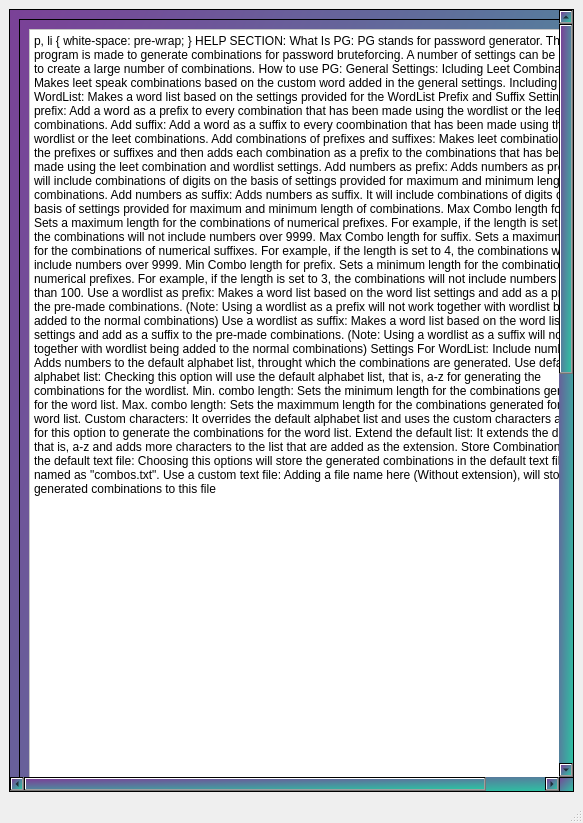
<?xml version="1.0" encoding="UTF-8"?>
<ui version="4.0">
 <class>MainWindow</class>
 <widget class="QMainWindow" name="MainWindow">
  <property name="geometry">
   <rect>
    <x>0</x>
    <y>0</y>
    <width>583</width>
    <height>823</height>
   </rect>
  </property>
  <property name="windowTitle">
   <string>MainWindow</string>
  </property>
  <widget class="QWidget" name="centralwidget">
   <layout class="QVBoxLayout" name="verticalLayout">
    <item>
     <widget class="QScrollArea" name="scrollArea">
      <property name="styleSheet">
       <string notr="true">background: qlineargradient(spread:pad, x1:0, y1:0, x2:1, y2:1, stop:0 rgba(122, 65, 151, 255), stop:1 rgba(45, 194, 163, 255))</string>
      </property>
      <property name="widgetResizable">
       <bool>true</bool>
      </property>
      <widget class="QWidget" name="scrollAreaWidgetContents">
       <property name="geometry">
        <rect>
         <x>-58</x>
         <y>-843</y>
         <width>618</width>
         <height>1618</height>
        </rect>
       </property>
       <layout class="QVBoxLayout" name="verticalLayout_2">
        <item>
         <widget class="QFrame" name="frame">
          <property name="minimumSize">
           <size>
            <width>600</width>
            <height>1600</height>
           </size>
          </property>
          <property name="frameShape">
           <enum>QFrame::StyledPanel</enum>
          </property>
          <property name="frameShadow">
           <enum>QFrame::Raised</enum>
          </property>
          <layout class="QVBoxLayout" name="verticalLayout_3">
           <item>
            <widget class="QTextBrowser" name="textBrowser">
             <property name="styleSheet">
              <string notr="true">background: rgb(255, 255, 255)</string>
             </property>
             <property name="html">
              <string>&lt;!DOCTYPE HTML PUBLIC &quot;-//W3C//DTD HTML 4.0//EN&quot; &quot;http://www.w3.org/TR/REC-html40/strict.dtd&quot;&gt;
&lt;html&gt;&lt;head&gt;&lt;meta name=&quot;qrichtext&quot; content=&quot;1&quot; /&gt;&lt;style type=&quot;text/css&quot;&gt;
p, li { white-space: pre-wrap; }
&lt;/style&gt;&lt;/head&gt;&lt;body style=&quot; font-family:'MS Shell Dlg 2'; font-size:8.25pt; font-weight:400; font-style:normal;&quot;&gt;
&lt;p style=&quot; margin-top:0px; margin-bottom:0px; margin-left:0px; margin-right:0px; -qt-block-indent:0; text-indent:0px;&quot;&gt;&lt;span style=&quot; font-size:18pt; font-weight:600; text-decoration: underline;&quot;&gt;HELP SECTION:&lt;/span&gt;&lt;/p&gt;
&lt;p style=&quot;-qt-paragraph-type:empty; margin-top:0px; margin-bottom:0px; margin-left:0px; margin-right:0px; -qt-block-indent:0; text-indent:0px; font-size:14pt; font-weight:600;&quot;&gt;&lt;br /&gt;&lt;/p&gt;
&lt;p style=&quot;-qt-paragraph-type:empty; margin-top:0px; margin-bottom:0px; margin-left:0px; margin-right:0px; -qt-block-indent:0; text-indent:0px; font-size:14pt; font-weight:600;&quot;&gt;&lt;br /&gt;&lt;/p&gt;
&lt;p style=&quot; margin-top:0px; margin-bottom:0px; margin-left:0px; margin-right:0px; -qt-block-indent:0; text-indent:0px;&quot;&gt;&lt;span style=&quot; font-size:14pt; font-weight:600;&quot;&gt;What Is PG:&lt;/span&gt;&lt;/p&gt;
&lt;p style=&quot;-qt-paragraph-type:empty; margin-top:0px; margin-bottom:0px; margin-left:0px; margin-right:0px; -qt-block-indent:0; text-indent:0px; font-size:14pt; font-weight:600;&quot;&gt;&lt;br /&gt;&lt;/p&gt;
&lt;p style=&quot; margin-top:0px; margin-bottom:0px; margin-left:0px; margin-right:0px; -qt-block-indent:0; text-indent:0px;&quot;&gt;&lt;span style=&quot; font-size:12pt;&quot;&gt;PG stands for password generator. This program is made to generate combinations for password bruteforcing. A number of settings can be applied to create a large number of combinations.&lt;/span&gt;&lt;/p&gt;
&lt;p style=&quot;-qt-paragraph-type:empty; margin-top:0px; margin-bottom:0px; margin-left:0px; margin-right:0px; -qt-block-indent:0; text-indent:0px; font-size:12pt;&quot;&gt;&lt;br /&gt;&lt;/p&gt;
&lt;p style=&quot; margin-top:0px; margin-bottom:0px; margin-left:0px; margin-right:0px; -qt-block-indent:0; text-indent:0px;&quot;&gt;&lt;span style=&quot; font-size:16pt; font-weight:600;&quot;&gt;How to use PG:&lt;/span&gt;&lt;/p&gt;
&lt;p style=&quot;-qt-paragraph-type:empty; margin-top:0px; margin-bottom:0px; margin-left:0px; margin-right:0px; -qt-block-indent:0; text-indent:0px; font-size:16pt; font-weight:600;&quot;&gt;&lt;br /&gt;&lt;/p&gt;
&lt;p style=&quot; margin-top:0px; margin-bottom:0px; margin-left:0px; margin-right:0px; -qt-block-indent:0; text-indent:0px;&quot;&gt;&lt;span style=&quot; font-size:12pt; font-weight:600;&quot;&gt;General Settings:&lt;/span&gt;&lt;/p&gt;
&lt;p style=&quot;-qt-paragraph-type:empty; margin-top:0px; margin-bottom:0px; margin-left:0px; margin-right:0px; -qt-block-indent:0; text-indent:0px; font-size:12pt; font-weight:600;&quot;&gt;&lt;br /&gt;&lt;/p&gt;
&lt;p style=&quot; margin-top:0px; margin-bottom:0px; margin-left:0px; margin-right:0px; -qt-block-indent:0; text-indent:0px;&quot;&gt;&lt;span style=&quot; font-size:12pt;&quot;&gt;Icluding Leet Combinations: Makes leet speak combinations based on the custom word added in the general settings. &lt;/span&gt;&lt;/p&gt;
&lt;p style=&quot;-qt-paragraph-type:empty; margin-top:0px; margin-bottom:0px; margin-left:0px; margin-right:0px; -qt-block-indent:0; text-indent:0px; font-size:12pt;&quot;&gt;&lt;br /&gt;&lt;/p&gt;
&lt;p style=&quot; margin-top:0px; margin-bottom:0px; margin-left:0px; margin-right:0px; -qt-block-indent:0; text-indent:0px;&quot;&gt;&lt;span style=&quot; font-size:12pt;&quot;&gt;Including WordList: Makes a word list based on the settings provided for the WordList&lt;/span&gt;&lt;/p&gt;
&lt;p style=&quot;-qt-paragraph-type:empty; margin-top:0px; margin-bottom:0px; margin-left:0px; margin-right:0px; -qt-block-indent:0; text-indent:0px; font-size:12pt;&quot;&gt;&lt;br /&gt;&lt;/p&gt;
&lt;p style=&quot;-qt-paragraph-type:empty; margin-top:0px; margin-bottom:0px; margin-left:0px; margin-right:0px; -qt-block-indent:0; text-indent:0px; font-size:12pt;&quot;&gt;&lt;br /&gt;&lt;/p&gt;
&lt;p style=&quot;-qt-paragraph-type:empty; margin-top:0px; margin-bottom:0px; margin-left:0px; margin-right:0px; -qt-block-indent:0; text-indent:0px; font-size:12pt;&quot;&gt;&lt;br /&gt;&lt;/p&gt;
&lt;p style=&quot; margin-top:0px; margin-bottom:0px; margin-left:0px; margin-right:0px; -qt-block-indent:0; text-indent:0px;&quot;&gt;&lt;span style=&quot; font-size:12pt; font-weight:600;&quot;&gt;Prefix and Suffix Settings:&lt;/span&gt;&lt;/p&gt;
&lt;p style=&quot;-qt-paragraph-type:empty; margin-top:0px; margin-bottom:0px; margin-left:0px; margin-right:0px; -qt-block-indent:0; text-indent:0px; font-size:12pt; font-weight:600;&quot;&gt;&lt;br /&gt;&lt;/p&gt;
&lt;p style=&quot; margin-top:0px; margin-bottom:0px; margin-left:0px; margin-right:0px; -qt-block-indent:0; text-indent:0px;&quot;&gt;&lt;span style=&quot; font-size:12pt;&quot;&gt;Add prefix: Add a word as a prefix to every combination that has been made using the wordlist or the leet combinations. &lt;/span&gt;&lt;/p&gt;
&lt;p style=&quot;-qt-paragraph-type:empty; margin-top:0px; margin-bottom:0px; margin-left:0px; margin-right:0px; -qt-block-indent:0; text-indent:0px; font-size:12pt;&quot;&gt;&lt;br /&gt;&lt;/p&gt;
&lt;p style=&quot; margin-top:0px; margin-bottom:0px; margin-left:0px; margin-right:0px; -qt-block-indent:0; text-indent:0px;&quot;&gt;&lt;span style=&quot; font-size:12pt;&quot;&gt;Add suffix: Add a word as a suffix to every coombination that has been made using the wordlist or the leet combinations.&lt;/span&gt;&lt;/p&gt;
&lt;p style=&quot;-qt-paragraph-type:empty; margin-top:0px; margin-bottom:0px; margin-left:0px; margin-right:0px; -qt-block-indent:0; text-indent:0px; font-size:12pt;&quot;&gt;&lt;br /&gt;&lt;/p&gt;
&lt;p style=&quot; margin-top:0px; margin-bottom:0px; margin-left:0px; margin-right:0px; -qt-block-indent:0; text-indent:0px;&quot;&gt;&lt;span style=&quot; font-size:12pt;&quot;&gt;Add combinations of prefixes and suffixes: Makes leet combinations of the prefixes or suffixes and then adds each combination as a prefix to the combinations that has been made using the leet combination and wordlist settings. &lt;/span&gt;&lt;/p&gt;
&lt;p style=&quot;-qt-paragraph-type:empty; margin-top:0px; margin-bottom:0px; margin-left:0px; margin-right:0px; -qt-block-indent:0; text-indent:0px; font-size:12pt;&quot;&gt;&lt;br /&gt;&lt;/p&gt;
&lt;p style=&quot; margin-top:0px; margin-bottom:0px; margin-left:0px; margin-right:0px; -qt-block-indent:0; text-indent:0px;&quot;&gt;&lt;span style=&quot; font-size:12pt;&quot;&gt;Add numbers as prefix: Adds numbers as prefix. It will include combinations of digits on the basis of settings provided  for maximum and minimum length of combinations. &lt;/span&gt;&lt;/p&gt;
&lt;p style=&quot;-qt-paragraph-type:empty; margin-top:0px; margin-bottom:0px; margin-left:0px; margin-right:0px; -qt-block-indent:0; text-indent:0px; font-size:12pt;&quot;&gt;&lt;br /&gt;&lt;/p&gt;
&lt;p style=&quot; margin-top:0px; margin-bottom:0px; margin-left:0px; margin-right:0px; -qt-block-indent:0; text-indent:0px;&quot;&gt;&lt;span style=&quot; font-size:12pt;&quot;&gt;Add numbers as suffix: Adds numbers as suffix. It will include combinations of digits on the basis of settings provided  for maximum and minimum length of combinations.&lt;/span&gt;&lt;/p&gt;
&lt;p style=&quot;-qt-paragraph-type:empty; margin-top:0px; margin-bottom:0px; margin-left:0px; margin-right:0px; -qt-block-indent:0; text-indent:0px; font-size:12pt;&quot;&gt;&lt;br /&gt;&lt;/p&gt;
&lt;p style=&quot; margin-top:0px; margin-bottom:0px; margin-left:0px; margin-right:0px; -qt-block-indent:0; text-indent:0px;&quot;&gt;&lt;span style=&quot; font-size:12pt;&quot;&gt;Max Combo length for prefix: Sets a maximum length for the combinations of numerical prefixes. For example, if the length is set to 4, the combinations will not include numbers over 9999. &lt;/span&gt;&lt;/p&gt;
&lt;p style=&quot;-qt-paragraph-type:empty; margin-top:0px; margin-bottom:0px; margin-left:0px; margin-right:0px; -qt-block-indent:0; text-indent:0px; font-size:12pt;&quot;&gt;&lt;br /&gt;&lt;/p&gt;
&lt;p style=&quot; margin-top:0px; margin-bottom:0px; margin-left:0px; margin-right:0px; -qt-block-indent:0; text-indent:0px;&quot;&gt;&lt;span style=&quot; font-size:12pt;&quot;&gt;Max Combo length for suffix. Sets a maximum length for the combinations of numerical suffixes. For example, if the length is set to 4, the combinations will not include numbers over 9999. &lt;/span&gt;&lt;/p&gt;
&lt;p style=&quot;-qt-paragraph-type:empty; margin-top:0px; margin-bottom:0px; margin-left:0px; margin-right:0px; -qt-block-indent:0; text-indent:0px; font-size:12pt;&quot;&gt;&lt;br /&gt;&lt;/p&gt;
&lt;p style=&quot; margin-top:0px; margin-bottom:0px; margin-left:0px; margin-right:0px; -qt-block-indent:0; text-indent:0px;&quot;&gt;&lt;span style=&quot; font-size:12pt;&quot;&gt;Min Combo length for prefix. Sets a minimum length for the combinations of numerical prefixes. For example, if the length is set to 3, the combinations will not include numbers less than 100.&lt;/span&gt;&lt;/p&gt;
&lt;p style=&quot;-qt-paragraph-type:empty; margin-top:0px; margin-bottom:0px; margin-left:0px; margin-right:0px; -qt-block-indent:0; text-indent:0px; font-size:12pt;&quot;&gt;&lt;br /&gt;&lt;/p&gt;
&lt;p style=&quot; margin-top:0px; margin-bottom:0px; margin-left:0px; margin-right:0px; -qt-block-indent:0; text-indent:0px;&quot;&gt;&lt;span style=&quot; font-size:12pt;&quot;&gt;Use a wordlist as prefix: Makes a word list based on the word list settings and add as a prefix to the pre-made combinations. (Note: Using a wordlist as a prefix will not work together with wordlist being added to the normal combinations)&lt;/span&gt;&lt;/p&gt;
&lt;p style=&quot;-qt-paragraph-type:empty; margin-top:0px; margin-bottom:0px; margin-left:0px; margin-right:0px; -qt-block-indent:0; text-indent:0px; font-size:12pt;&quot;&gt;&lt;br /&gt;&lt;/p&gt;
&lt;p style=&quot; margin-top:0px; margin-bottom:0px; margin-left:0px; margin-right:0px; -qt-block-indent:0; text-indent:0px;&quot;&gt;&lt;span style=&quot; font-size:12pt;&quot;&gt;Use a wordlist as suffix: Makes a word list based on the word list settings and add as a suffix to the pre-made combinations. (Note: Using a wordlist as a suffix will not work together with wordlist being added to the normal combinations)&lt;/span&gt;&lt;/p&gt;
&lt;p style=&quot;-qt-paragraph-type:empty; margin-top:0px; margin-bottom:0px; margin-left:0px; margin-right:0px; -qt-block-indent:0; text-indent:0px; font-size:12pt;&quot;&gt;&lt;br /&gt;&lt;/p&gt;
&lt;p style=&quot;-qt-paragraph-type:empty; margin-top:0px; margin-bottom:0px; margin-left:0px; margin-right:0px; -qt-block-indent:0; text-indent:0px; font-size:12pt;&quot;&gt;&lt;br /&gt;&lt;/p&gt;
&lt;p style=&quot; margin-top:0px; margin-bottom:0px; margin-left:0px; margin-right:0px; -qt-block-indent:0; text-indent:0px;&quot;&gt;&lt;span style=&quot; font-size:16pt; font-weight:600;&quot;&gt;Settings For WordList:&lt;/span&gt;&lt;/p&gt;
&lt;p style=&quot;-qt-paragraph-type:empty; margin-top:0px; margin-bottom:0px; margin-left:0px; margin-right:0px; -qt-block-indent:0; text-indent:0px; font-size:16pt; font-weight:600;&quot;&gt;&lt;br /&gt;&lt;/p&gt;
&lt;p style=&quot; margin-top:0px; margin-bottom:0px; margin-left:0px; margin-right:0px; -qt-block-indent:0; text-indent:0px;&quot;&gt;&lt;span style=&quot; font-size:12pt;&quot;&gt;Include numbers: Adds numbers to the default alphabet list, throught which the combinations are generated. &lt;/span&gt;&lt;/p&gt;
&lt;p style=&quot;-qt-paragraph-type:empty; margin-top:0px; margin-bottom:0px; margin-left:0px; margin-right:0px; -qt-block-indent:0; text-indent:0px; font-size:12pt;&quot;&gt;&lt;br /&gt;&lt;/p&gt;
&lt;p style=&quot; margin-top:0px; margin-bottom:0px; margin-left:0px; margin-right:0px; -qt-block-indent:0; text-indent:0px;&quot;&gt;&lt;span style=&quot; font-size:12pt;&quot;&gt;Use default alphabet list: Checking this option will use the default alphabet list, that is, a-z for generating the combinations for the wordlist. &lt;/span&gt;&lt;/p&gt;
&lt;p style=&quot;-qt-paragraph-type:empty; margin-top:0px; margin-bottom:0px; margin-left:0px; margin-right:0px; -qt-block-indent:0; text-indent:0px; font-size:12pt;&quot;&gt;&lt;br /&gt;&lt;/p&gt;
&lt;p style=&quot; margin-top:0px; margin-bottom:0px; margin-left:0px; margin-right:0px; -qt-block-indent:0; text-indent:0px;&quot;&gt;&lt;span style=&quot; font-size:12pt;&quot;&gt;Min. combo length: Sets the minimum length for the combinations generated for the word list. &lt;/span&gt;&lt;/p&gt;
&lt;p style=&quot;-qt-paragraph-type:empty; margin-top:0px; margin-bottom:0px; margin-left:0px; margin-right:0px; -qt-block-indent:0; text-indent:0px; font-size:12pt;&quot;&gt;&lt;br /&gt;&lt;/p&gt;
&lt;p style=&quot; margin-top:0px; margin-bottom:0px; margin-left:0px; margin-right:0px; -qt-block-indent:0; text-indent:0px;&quot;&gt;&lt;span style=&quot; font-size:12pt;&quot;&gt;Max. combo length: Sets the maximmum length for the combinations generated for the word list. &lt;/span&gt;&lt;/p&gt;
&lt;p style=&quot;-qt-paragraph-type:empty; margin-top:0px; margin-bottom:0px; margin-left:0px; margin-right:0px; -qt-block-indent:0; text-indent:0px; font-size:12pt;&quot;&gt;&lt;br /&gt;&lt;/p&gt;
&lt;p style=&quot; margin-top:0px; margin-bottom:0px; margin-left:0px; margin-right:0px; -qt-block-indent:0; text-indent:0px;&quot;&gt;&lt;span style=&quot; font-size:12pt;&quot;&gt;Custom characters: It overrides the default alphabet list and uses the custom characters added for this option to generate the combinations for the word list.&lt;/span&gt;&lt;/p&gt;
&lt;p style=&quot;-qt-paragraph-type:empty; margin-top:0px; margin-bottom:0px; margin-left:0px; margin-right:0px; -qt-block-indent:0; text-indent:0px; font-size:12pt;&quot;&gt;&lt;br /&gt;&lt;/p&gt;
&lt;p style=&quot; margin-top:0px; margin-bottom:0px; margin-left:0px; margin-right:0px; -qt-block-indent:0; text-indent:0px;&quot;&gt;&lt;span style=&quot; font-size:12pt;&quot;&gt;Extend the default list: It extends the defult list, that is, a-z and adds more characters to the list that are added as the extension. &lt;/span&gt;&lt;/p&gt;
&lt;p style=&quot;-qt-paragraph-type:empty; margin-top:0px; margin-bottom:0px; margin-left:0px; margin-right:0px; -qt-block-indent:0; text-indent:0px; font-size:12pt;&quot;&gt;&lt;br /&gt;&lt;/p&gt;
&lt;p style=&quot;-qt-paragraph-type:empty; margin-top:0px; margin-bottom:0px; margin-left:0px; margin-right:0px; -qt-block-indent:0; text-indent:0px; font-size:12pt;&quot;&gt;&lt;br /&gt;&lt;/p&gt;
&lt;p style=&quot; margin-top:0px; margin-bottom:0px; margin-left:0px; margin-right:0px; -qt-block-indent:0; text-indent:0px;&quot;&gt;&lt;span style=&quot; font-size:16pt; font-weight:600;&quot;&gt;Store Combinations:&lt;/span&gt;&lt;/p&gt;
&lt;p style=&quot;-qt-paragraph-type:empty; margin-top:0px; margin-bottom:0px; margin-left:0px; margin-right:0px; -qt-block-indent:0; text-indent:0px; font-size:16pt; font-weight:600;&quot;&gt;&lt;br /&gt;&lt;/p&gt;
&lt;p style=&quot; margin-top:0px; margin-bottom:0px; margin-left:0px; margin-right:0px; -qt-block-indent:0; text-indent:0px;&quot;&gt;&lt;span style=&quot; font-size:12pt;&quot;&gt;Use the default text file: Choosing this options will store the generated combinations in the default text file named as &amp;quot;combos.txt&amp;quot;.&lt;/span&gt;&lt;/p&gt;
&lt;p style=&quot;-qt-paragraph-type:empty; margin-top:0px; margin-bottom:0px; margin-left:0px; margin-right:0px; -qt-block-indent:0; text-indent:0px; font-size:12pt;&quot;&gt;&lt;br /&gt;&lt;/p&gt;
&lt;p style=&quot; margin-top:0px; margin-bottom:0px; margin-left:0px; margin-right:0px; -qt-block-indent:0; text-indent:0px;&quot;&gt;&lt;span style=&quot; font-size:12pt;&quot;&gt;Use a custom text file: Adding a file name here (Without extension), will store the generated combinations to this file&lt;/span&gt;&lt;/p&gt;
&lt;p style=&quot;-qt-paragraph-type:empty; margin-top:0px; margin-bottom:0px; margin-left:0px; margin-right:0px; -qt-block-indent:0; text-indent:0px; font-size:12pt;&quot;&gt;&lt;br /&gt;&lt;/p&gt;&lt;/body&gt;&lt;/html&gt;</string>
             </property>
            </widget>
           </item>
          </layout>
         </widget>
        </item>
       </layout>
      </widget>
     </widget>
    </item>
   </layout>
  </widget>
  <widget class="QMenuBar" name="menubar">
   <property name="geometry">
    <rect>
     <x>0</x>
     <y>0</y>
     <width>583</width>
     <height>21</height>
    </rect>
   </property>
  </widget>
  <widget class="QStatusBar" name="statusbar"/>
 </widget>
 <resources>
  <include location="Images/GenSet.png"/>
 </resources>
 <connections/>
</ui>
